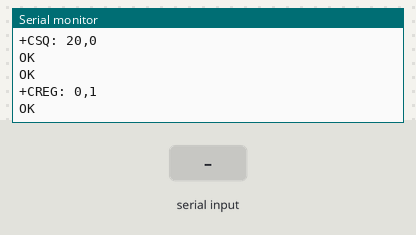
Recording of a sketch running on a simulated Arduino Uno, built with avr-gcc and run on an emulated ATmega328P. Parts: the last lines printed to the serial monitor. The test bench sets the inputs (shaded band). The modem accepts every AT command (registered, SIM ready, sends succeed) and sends nothing else.

Above: at 4.2 s.
4.3 s: "1" received over the second serial link
At 4.9 s:
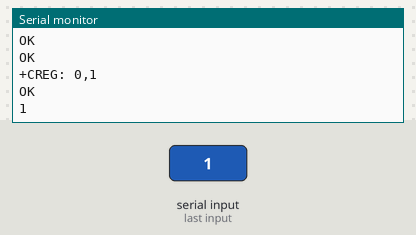
6.0 s: "0" received over the second serial link
At 7.3 s:
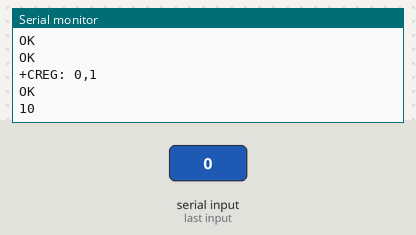

Measured:
- after the input at 4.3 s, the serial monitor: prints a new line after 0.24 s (image 1)
- after the input at 6.0 s, the serial monitor: prints a new line at once (image 2)

The sketch:

GSM_AT_Commands.ino
```cpp
#include <SoftwareSerial.h>

//Create software serial object to communicate with SIM800L
SoftwareSerial sim900a(7, 8); //SIM800L Tx & Rx is connected to Arduino #3 & #2

void setup()
{
  //Begin serial communication with Arduino and Arduino IDE (Serial Monitor)
  Serial.begin(9600);

  //Begin serial communication with Arduino and SIM800L
  sim900a.begin(9600);

  Serial.println("Initializing...");
  delay(1000);

  sim900a.println("AT"); //Once the handshake test is successful, it will back to OK
  updateSerial();
  sim900a.println("AT+CSQ"); //Signal quality test, value range is 0-31 , 31 is the best
  updateSerial();
  sim900a.println("AT+CCID"); //Read SIM information to confirm whether the SIM is plugged
  updateSerial();
  sim900a.println("AT+CREG?"); //Check whether it has registered in the network
  updateSerial();

}

void loop()
{//sim900a.println("AT+CSQ");
  updateSerial();
}

void updateSerial()
{
  delay(500);
  while (Serial.available())
  {
    sim900a.write(Serial.read());//Forward what Serial received to Software Serial Port
  }
  while(sim900a.available())
  {
    Serial.write(sim900a.read());//Forward what Software Serial received to Serial Port
  }
}
```
